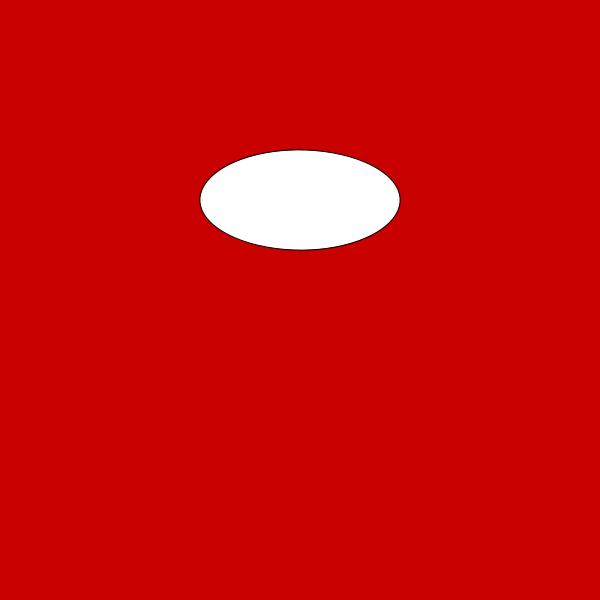
Frame 1 (no input)
Frame 60 (the mouse pressed at the canvas centre just before this capture): identical to frame 1, image omitted
Frame 120 (the mouse held since frame 60 and released just before this capture): identical to frame 1, image omitted

The Processing sketch that drew this single still picture (run headless with seeded random() and noise(); from frame 60 on, the mouse is pressed at the canvas centre):

// Processing sketch: it_s_giving_strobe_lights
// ── it_s_giving_strobe_lights.pde
void setup() {
size(600,600);
  
}
void draw () {
 
  if (keyPressed) {
    background(0,0,200);
  } else {
  background(200,0,0);
  }

arc(300,200,200,100,180,360);





}
